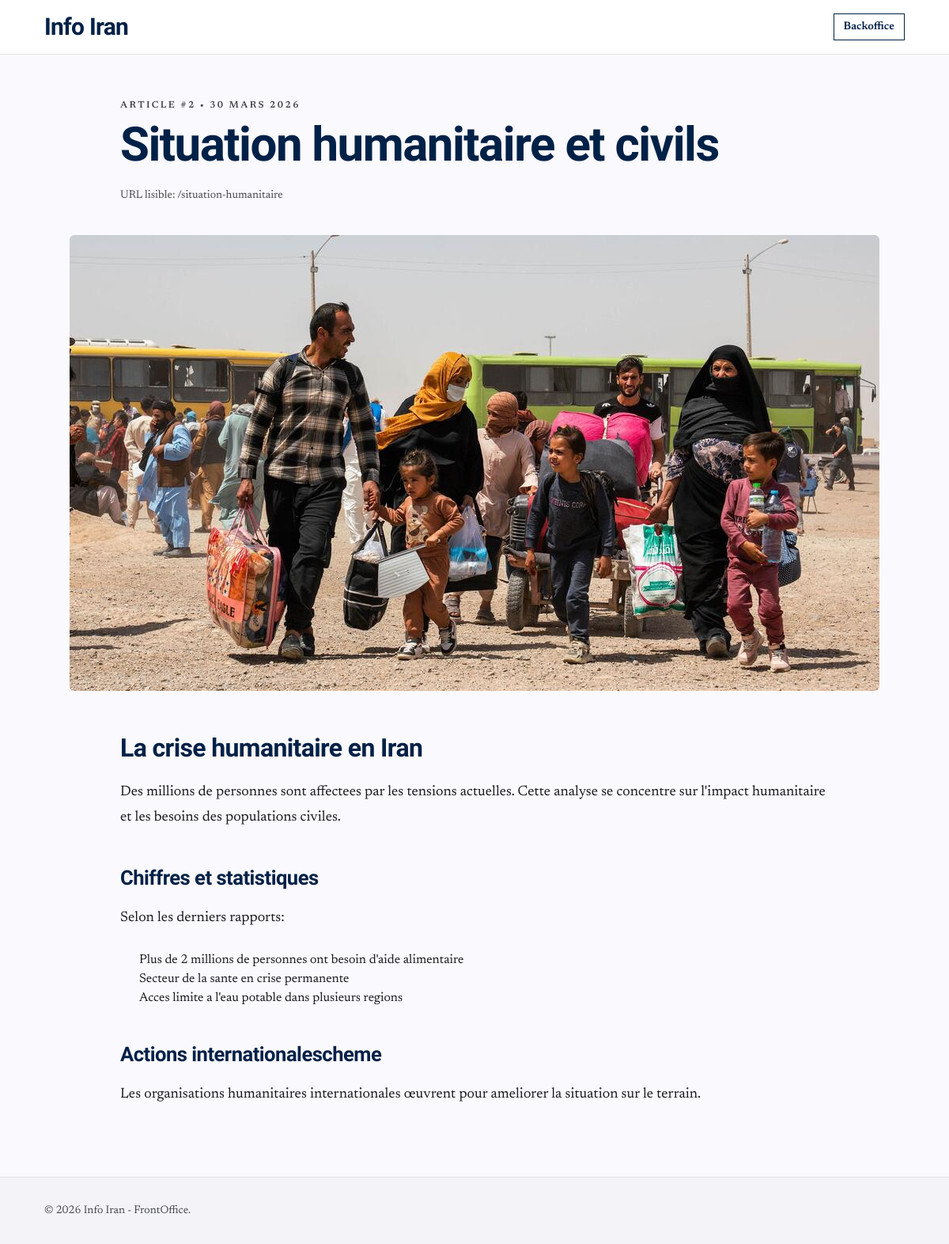
The page /articles/situation-humanitaire on the database its author committed.
### tables this page shows
CREATE TABLE articles (
    id INT AUTO_INCREMENT PRIMARY KEY,
    titre VARCHAR(255) NOT NULL,
    slug VARCHAR(255) NOT NULL UNIQUE,
    contenu TEXT NOT NULL,
    image_url VARCHAR(255),
    image_alt VARCHAR(150),
    meta_description VARCHAR(160),
    date_creation TIMESTAMP DEFAULT CURRENT_TIMESTAMP,
    date_modification TIMESTAMP DEFAULT CURRENT_TIMESTAMP ON UPDATE CURRENT_TIMESTAMP,
    INDEX (slug),
    INDEX (date_creation)
);

### includes/functions.php (called while the page is built, shortened)
<?php
function escape(string $value): string
{
    return htmlspecialchars($value, ENT_QUOTES, 'UTF-8');
}
function formatArticleDate(string $date): string
{
    try {
        $dateTime = new DateTime($date);
        if (class_exists('IntlDateFormatter')) {
            $formatter = new IntlDateFormatter('fr_FR', IntlDateFormatter::LONG, IntlDateFormatter::NONE);
            $formatted = $formatter->format($dateTime);
            if ($formatted !== false) {
                return $formatted;
            }
        }
        return $dateTime->format('d/m/Y');
    } catch (Exception $e) {
        return $date;
    }
}
function buildArticleBody(string $content): string
{
    $content = trim($content);
    $containsHtml = $content !== strip_tags($content);
    if ($containsHtml) {
        $allowedTags = '<p><h1><h2><h3><h4><h5><h6><blockquote><ul><ol><li><strong><em><b><i><a><img><br>';
        return strip_tags($content, $allowedTags);
    }
    $html = [];
    return !empty($html) ? implode("\n", $html) : '<p>' . nl2br(escape($content)) . '</p>';
}
function getBySlug(PDO $pdo, string $slug): ?array
{
    $stmt = $pdo->prepare('SELECT id, titre, slug, contenu, image_url, image_alt, meta_description, date_creation FROM articles WHERE slug = ? LIMIT 1');
    $stmt->execute([$slug]);
    $result = $stmt->fetch();
    return $result ?: null;
}

### frontoffice/detail-article.php (the view, shortened to what this page needs)
<?php
require_once __DIR__ . '/../includes/db.php';
require_once __DIR__ . '/../includes/functions.php';
$articleSlug = filter_input(INPUT_GET, 'slug', FILTER_SANITIZE_STRING);
$article = getBySlug($pdo, $articleSlug);
$title = $article['titre'];
$heroImage = trim((string) $article['image_url']) !== ''
    ? $article['image_url']
    : 'https://images.unsplash.com/photo-1528825871115-3581a5387919?auto=format&fit=crop&w=1600&q=80';
$heroAlt = trim((string) $article['image_alt']) !== ''
    ? $article['image_alt']
    : 'Illustration de l\'article';
$articleHtml = buildArticleBody((string) $article['contenu']);
$publishedAt = formatArticleDate((string) $article['date_creation']);
?>
<!DOCTYPE html>
<html class="light" lang="fr">
<head>
    <script src="https://cdn.tailwindcss.com?plugins=forms,container-queries"></script>
</head>
<body class="bg-surface text-onSurface font-body selection:bg-blue-100">
<header class="border-b border-line bg-white/90 backdrop-blur-md sticky top-0 z-50">
    <div class="max-w-6xl mx-auto px-4 md:px-8 py-4 flex items-center justify-between">
        <a class="text-2xl md:text-3xl font-black tracking-tight text-primary font-headline" href="/">Info Iran</a>
        <a class="text-sm font-semibold text-primary border border-primary px-3 py-1.5 hover:bg-primary hover:text-white transition-colors" href="/site-information/backoffice/login.php">Backoffice</a>
    </div>
</header>
<main class="max-w-6xl mx-auto px-4 md:px-8 pt-10 md:pt-14 pb-16">
    <header class="max-w-4xl mx-auto mb-10 text-center md:text-left">
        <div class="text-xs uppercase tracking-[0.2em] text-muted font-semibold mb-3">
            Article #<?= (int) $article['id'] ?> • <?= escape($publishedAt) ?>
        </div>
        <h1 class="font-headline font-black text-4xl md:text-6xl leading-tight tracking-tight text-primary mb-6">
            <?= escape($title) ?>
        </h1>
        <p class="text-sm text-muted">
            URL lisible: /<?= escape($article['slug']) ?>
        </p>
    </header>
    <section class="max-w-5xl mx-auto mb-12">
        <div class="aspect-[16/9] overflow-hidden rounded-md bg-gray-100">
            <img class="w-full h-full object-cover"
                 src="<?= escape($heroImage) ?>"
                 alt="<?= escape($heroAlt) ?>"
                 width="1600"
                 height="900"
                 loading="eager"
                 decoding="async"/>
        </div>
    </section>
    <article class="max-w-4xl mx-auto article-content text-onSurface">
        <?= $articleHtml ?>
    </article>
</main>
<footer class="border-t border-line bg-[#f4f3f7]">
    <div class="max-w-6xl mx-auto px-4 md:px-8 py-8 text-sm text-muted">
        © <?= date('Y') ?> Info Iran - FrontOffice.
    </div>
</footer>
</body>
</html>

### frontoffice/detail-article.php (style rules this page uses)
body { min-height: 100dvh; }
.article-content p { margin-bottom: 1.5rem; line-height: 1.8; font-size: 1.125rem; }
.article-content h1, .article-content h2, .article-content h3 { font-family: 'Work Sans', sans-serif; font-weight: 800; letter-spacing: -0.02em; color: #002147; margin-top: 2.5rem; margin-bottom: 1rem; }
.article-content h1 { font-size: 2rem; }
.article-content h2 { font-size: 1.6rem; }
.article-content ul, .article-content ol { margin: 1rem 0 1.5rem 1.5rem; }

### rows shown on the page
articles: id "2", date_creation "30 MARS 2026", titre "Situation humanitaire et civils", slug "situation-humanitaire", image_url (picture), contenu "La crise humanitaire en Iran Des millions de personnes sont affectees par les tensions actuelles. Cette analyse se concentre sur l'impact humanitaire et les besoins des populations civiles. Chiffres et statistiques Selon les derniers rapports: Plus de 2 millions de personnes ont besoin d'aide alimentaire Secteur de la sante en crise permanente Acces limite a l'eau potable dans plusieurs regions Actions internationalescheme Les organisations humanitaires internationales œuvrent pour ameliorer la situation sur le terrain."
